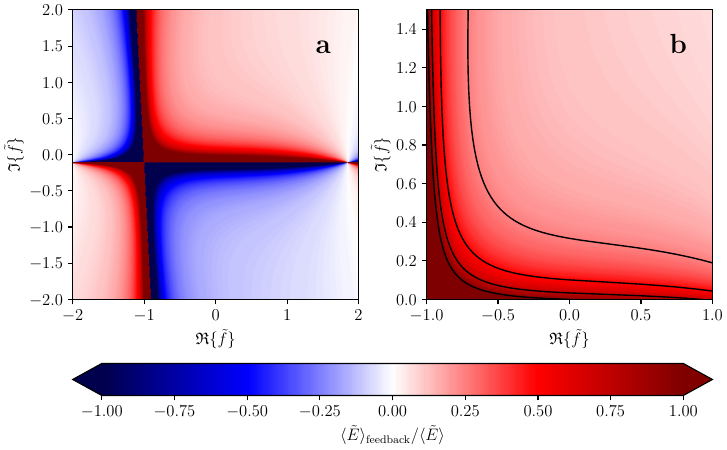

Python code for this plot:
import matplotlib.pyplot as plt
import matplotlib.colors as mcolors
import numpy as np


# Use LaTeX and serif font
plt.rc('font', **{'family': 'serif', 'serif': ['Computer Modern'], 'size': 12})
plt.rc('text.latex', preamble=r'\usepackage{amssymb,amsmath,amsfonts,amsthm}')
plt.rcParams['text.usetex'] = True

# Defining functions

def x2(n, L, Q, reG, imG):
    term1 = 16*L**2 * Q**3
    term2 = 4*L*(1 + 2*n)*(1 + Q*(imG +2*Q*(2 + reG)))
    term3 = -Q**2 * reG * (reG + 2*Q*reG*(-1 + Q + Q*reG) + imG*(-2 + Q*reG))
    nominator = term1 + term2 + term3
    denominator = 8*L*(1+imG*Q)*(1 + 2*Q*(imG + 2*Q*(1+reG)))
    return nominator/denominator

def p2(n, L, Q, reG, imG):
    term1 = 8*L**2 *Q *(1 + Q*(3*imG + 2*imG**2 * Q + 2*Q*(1+reG)))
    term2 = 4*L*(1 + 2*n)*(1 + Q*(3*imG + 2*imG**2 *Q +2*Q*(2+reG)*(1+reG)))
    term3 = Q*reG *(imG*Q *(-2+reG) + reG -2*imG**2 * Q**2 *(2+reG) - 2*Q**2 * reG *(1 + reG)*(-1 + Q + Q*reG))
    nominator = term1 + term2 + term3
    denominator = 8*L*(1+imG*Q)*(1 + 2*Q*(imG + 2*Q*(1+reG)))
    return nominator/denominator

def E(n, L, Q, reG, imG):
    return 0.5 * (x2(n, L, Q, reG, imG) + p2(n, L, Q, reG, imG))

## defiining constants
kbT = 10
n = 1 / (np.exp(1 / kbT) - 1)
L = 2
Q = 10

### Defining colormap
colors = ['red', 'blue']
cmap = mcolors.ListedColormap(colors)
bounds = [-np.inf, 0, np.inf]
norm = mcolors.BoundaryNorm(bounds, cmap.N)


## Unzoomed numbers
resolution = 500
reG = np.linspace(-2, 2, resolution)
imG = np.linspace(-2, 2, resolution)
X, Y = np.meshgrid(reG, imG)
Z = E(n, L, Q, X, Y)

XOld, YOld = np.meshgrid(np.linspace(0, 0, resolution), np.linspace(0, 0, resolution))
ZOld = E(n, L, Q, XOld, YOld)

ZRatio = Z/ZOld

## Zoomed numbers
reGZoom = np.linspace(-1, 1, resolution)
imGZoom = np.linspace(0, 1.5, resolution)
XZoom, YZoom = np.meshgrid(reGZoom, imGZoom)
ZZoom = E(n, L, Q, XZoom, YZoom)
ZRatioZoom = ZZoom/ZOld


## Near zero values
reGZero = np.linspace(-0.25, 0.25, resolution)
imGZero = np.linspace(-0.05, 0.25, resolution)
XZero, YZero = np.meshgrid(reGZero, imGZero)
ZZero = E(n, L, Q, XZero, YZero)

ZZeroDiff = ZZero - ZOld

## Plotting
fig, axes = plt.subplots(1, 2, layout='compressed')
fig.set_size_inches(7.27, 4.5)

N = 1
levels = np.linspace(-N, N, 301)
contourPlotRatio = axes[0].contourf(X, Y, ZRatio, levels=levels, cmap='seismic', extend='both')
contourPlotRatio.set_rasterized(True)
#contourPlotRatioLines = axes[0].contour(X, Y, ZRatio, levels=np.linspace(-2, 2, 9), colors='black', linewidths=1)
contourPlotRatioZoom = axes[1].contourf(XZoom, YZoom, ZRatioZoom, levels=levels, cmap='seismic', extend='both')
contourPlotRatioZoomLines = axes[1].contour(XZoom, YZoom, ZRatioZoom, levels=np.linspace(-1, 1, 9), colors='black', linewidths=1)
contourPlotRatioZoom.set_rasterized(True)

cBar = fig.colorbar(contourPlotRatio, ax=axes, orientation='horizontal')


## Setting labels
axes[0].set_xlabel(r"$\mathfrak{R} \{ \tilde{f} \}$")
axes[0].set_ylabel(r"$\mathfrak{I} \{ \tilde{f} \}$")
axes[1].set_xlabel(r"$\mathfrak{R} \{ \tilde{f} \}$")
axes[1].set_ylabel(r"$\mathfrak{I} \{ \tilde{f} \}$")

cBar.set_label(r"$\langle \tilde{E} \rangle_\text{feedback} / \langle \tilde{E} \rangle$")
cBar.set_ticks(np.linspace(-N, N, 9))

axes[0].text(0.85, 0.85, r"\textbf{a}", transform=axes[0].transAxes, fontsize=20)
axes[1].text(0.85, 0.85, r"\textbf{b}", transform=axes[1].transAxes, fontsize=20)

## Showing / Saving
#plt.show()
#contourPlotRatio.set_edgecolor('face')
#contourPlotRatioZoom.set_edgecolor('face')
plt.savefig("./test.pdf", dpi=300)
#plt.close(fig)


## Plotting the difference near zero

fig, axes = plt.subplots(1, 1, layout='compressed')
fig.set_size_inches(7.27, 4.5)

N = 30
levels = np.linspace(-N, N, 301)
contourPlotZeroDiff = axes.contourf(XZero, YZero, ZZeroDiff, levels=levels, cmap='seismic', extend='both')
contourPlotZeroDiffLines = axes.contour(XZero, YZero, ZZeroDiff, levels=np.linspace(-20, 0, 11), colors='black', linewidths=1)

cBar = fig.colorbar(contourPlotZeroDiff, ax=axes, orientation='horizontal')

## Setting labels
axes.set_xlabel(r"$\mathfrak{R} \{ \tilde{f} \}$")
axes.set_ylabel(r"$\mathfrak{I} \{ \tilde{f} \}$")

cBar.set_label(r"$\langle \tilde{E} \rangle_\text{feedback} - \langle \tilde{E} \rangle$")
cBar.set_ticks(np.linspace(-N, N, 9))

## Showing / Saving
contourPlotZeroDiff.set_edgecolor('face')
#plt.savefig("../Bachelor_Thesis/figures/energyFeedbackDifference.pdf", dpi=300)
plt.show()
plt.close(fig)

## Comparing with the old Equation
def x2old(omega, lamda, gamma, kbT):
    nbar = 1 / (np.exp(omega / kbT) - 1)
    Q = omega / gamma
    temp_term = nbar + 1/2
    measurement_term = lamda * 2  * Q**3 /( omega**2 * (4 * Q**2 + 1))
    return temp_term + measurement_term

def p2old(omega, lamda, gamma, kbT):
    nbar = 1 / (np.exp(omega / kbT) - 1)
    Q = omega / gamma
    temp_term = nbar + 1/2
    measurement_term = lamda /(omega**2) * (Q - 2 * Q**3 / (4 * Q**2 + 1))
    return temp_term + measurement_term

def Eold(omega, lamda, gamma, kbT):
    return omega/2 * (p2old(omega, lamda, gamma, kbT) + x2old(omega, lamda, gamma, kbT))

#print(Eold(1, 2, 0.1, 10))
#print(E(n, L, Q, 0, 0))
